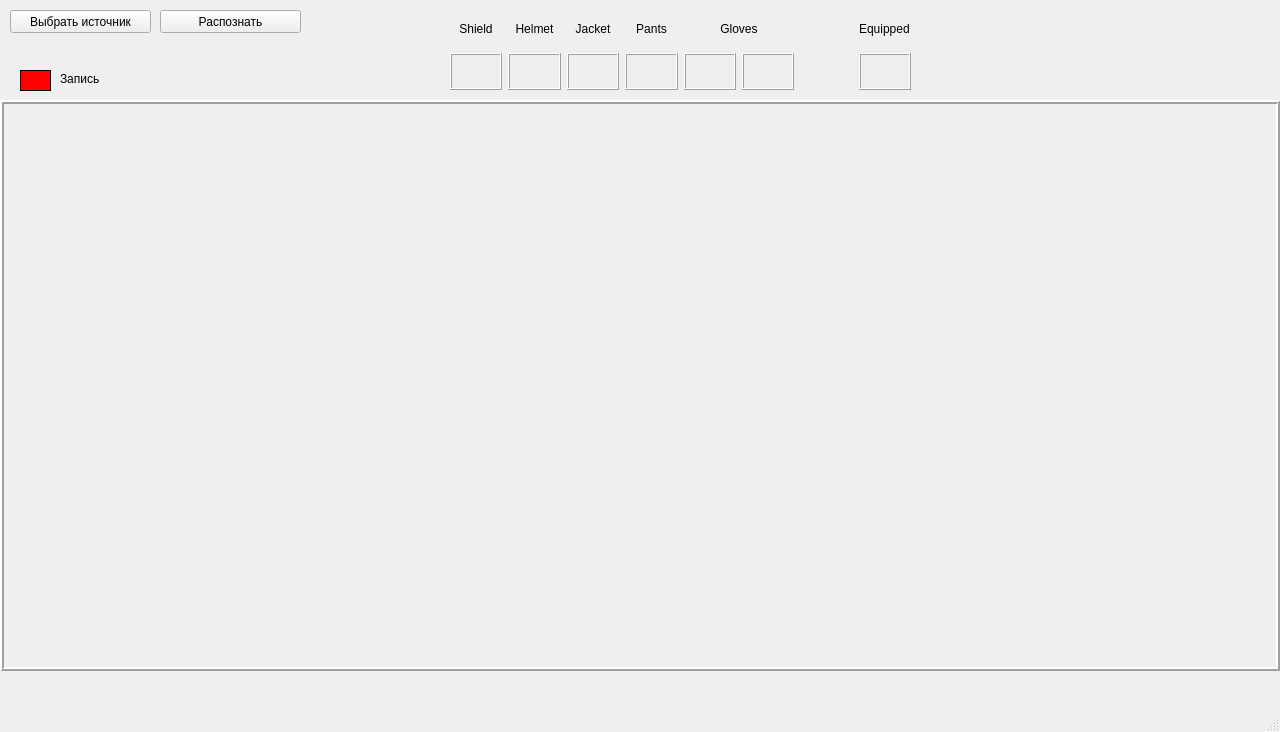
<?xml version="1.0" encoding="UTF-8"?>
<ui version="4.0">
 <class>mainWindow</class>
 <widget class="QMainWindow" name="mainWindow">
  <property name="geometry">
   <rect>
    <x>0</x>
    <y>0</y>
    <width>1280</width>
    <height>732</height>
   </rect>
  </property>
  <property name="windowTitle">
   <string>MainWindow</string>
  </property>
  <widget class="QWidget" name="centralwidget">
   <widget class="QLabel" name="screen">
    <property name="geometry">
     <rect>
      <x>0</x>
      <y>100</y>
      <width>1280</width>
      <height>571</height>
     </rect>
    </property>
    <property name="frameShape">
     <enum>QFrame::Box</enum>
    </property>
    <property name="frameShadow">
     <enum>QFrame::Raised</enum>
    </property>
    <property name="lineWidth">
     <number>2</number>
    </property>
    <property name="text">
     <string/>
    </property>
   </widget>
   <widget class="QPushButton" name="choose_stream_button">
    <property name="geometry">
     <rect>
      <x>10</x>
      <y>10</y>
      <width>141</width>
      <height>23</height>
     </rect>
    </property>
    <property name="text">
     <string>Выбрать источник</string>
    </property>
   </widget>
   <widget class="QWidget" name="gridLayoutWidget">
    <property name="geometry">
     <rect>
      <x>450</x>
      <y>10</y>
      <width>461</width>
      <height>80</height>
     </rect>
    </property>
    <layout class="QGridLayout" name="gridLayout">
     <item row="1" column="3">
      <widget class="QLabel" name="lamp_pants">
       <property name="frameShape">
        <enum>QFrame::Box</enum>
       </property>
       <property name="frameShadow">
        <enum>QFrame::Raised</enum>
       </property>
       <property name="lineWidth">
        <number>1</number>
       </property>
       <property name="text">
        <string/>
       </property>
      </widget>
     </item>
     <item row="1" column="2">
      <widget class="QLabel" name="lamp_jacket">
       <property name="frameShape">
        <enum>QFrame::Box</enum>
       </property>
       <property name="frameShadow">
        <enum>QFrame::Raised</enum>
       </property>
       <property name="lineWidth">
        <number>1</number>
       </property>
       <property name="text">
        <string/>
       </property>
      </widget>
     </item>
     <item row="1" column="4">
      <widget class="QLabel" name="lamp_glove1">
       <property name="frameShape">
        <enum>QFrame::Box</enum>
       </property>
       <property name="frameShadow">
        <enum>QFrame::Raised</enum>
       </property>
       <property name="lineWidth">
        <number>1</number>
       </property>
       <property name="text">
        <string/>
       </property>
      </widget>
     </item>
     <item row="1" column="0">
      <widget class="QLabel" name="lamp_shield">
       <property name="frameShape">
        <enum>QFrame::Box</enum>
       </property>
       <property name="frameShadow">
        <enum>QFrame::Raised</enum>
       </property>
       <property name="lineWidth">
        <number>1</number>
       </property>
       <property name="text">
        <string/>
       </property>
      </widget>
     </item>
     <item row="0" column="0">
      <widget class="QLabel" name="label_shield">
       <property name="text">
        <string>Shield</string>
       </property>
       <property name="alignment">
        <set>Qt::AlignCenter</set>
       </property>
      </widget>
     </item>
     <item row="0" column="2">
      <widget class="QLabel" name="label_jacket">
       <property name="text">
        <string>Jacket</string>
       </property>
       <property name="alignment">
        <set>Qt::AlignCenter</set>
       </property>
      </widget>
     </item>
     <item row="0" column="6">
      <widget class="QLabel" name="label_empty">
       <property name="text">
        <string/>
       </property>
      </widget>
     </item>
     <item row="0" column="3">
      <widget class="QLabel" name="label_pants">
       <property name="text">
        <string>Pants</string>
       </property>
       <property name="alignment">
        <set>Qt::AlignCenter</set>
       </property>
      </widget>
     </item>
     <item row="1" column="7">
      <widget class="QLabel" name="lamp_equipped">
       <property name="frameShape">
        <enum>QFrame::Box</enum>
       </property>
       <property name="frameShadow">
        <enum>QFrame::Raised</enum>
       </property>
       <property name="lineWidth">
        <number>1</number>
       </property>
       <property name="text">
        <string/>
       </property>
      </widget>
     </item>
     <item row="0" column="1">
      <widget class="QLabel" name="label_helmet">
       <property name="text">
        <string>Helmet</string>
       </property>
       <property name="alignment">
        <set>Qt::AlignCenter</set>
       </property>
      </widget>
     </item>
     <item row="1" column="1">
      <widget class="QLabel" name="lamp_helmet">
       <property name="frameShape">
        <enum>QFrame::Box</enum>
       </property>
       <property name="frameShadow">
        <enum>QFrame::Raised</enum>
       </property>
       <property name="lineWidth">
        <number>1</number>
       </property>
       <property name="text">
        <string/>
       </property>
      </widget>
     </item>
     <item row="0" column="7">
      <widget class="QLabel" name="label_equipped">
       <property name="text">
        <string>Equipped</string>
       </property>
      </widget>
     </item>
     <item row="1" column="5">
      <widget class="QLabel" name="lamp_glove2">
       <property name="frameShape">
        <enum>QFrame::Box</enum>
       </property>
       <property name="frameShadow">
        <enum>QFrame::Raised</enum>
       </property>
       <property name="lineWidth">
        <number>1</number>
       </property>
       <property name="text">
        <string/>
       </property>
      </widget>
     </item>
     <item row="0" column="4" colspan="2">
      <widget class="QLabel" name="label_gloves">
       <property name="text">
        <string>Gloves</string>
       </property>
       <property name="alignment">
        <set>Qt::AlignCenter</set>
       </property>
      </widget>
     </item>
    </layout>
   </widget>
   <widget class="QPushButton" name="shoot_button">
    <property name="geometry">
     <rect>
      <x>160</x>
      <y>10</y>
      <width>141</width>
      <height>23</height>
     </rect>
    </property>
    <property name="text">
     <string>Распознать</string>
    </property>
   </widget>
   <widget class="QLabel" name="lamp_record">
    <property name="geometry">
     <rect>
      <x>20</x>
      <y>70</y>
      <width>31</width>
      <height>21</height>
     </rect>
    </property>
    <property name="styleSheet">
     <string notr="true">background-color: red;border: 1px solid black;</string>
    </property>
    <property name="frameShape">
     <enum>QFrame::Box</enum>
    </property>
    <property name="frameShadow">
     <enum>QFrame::Raised</enum>
    </property>
    <property name="lineWidth">
     <number>1</number>
    </property>
    <property name="text">
     <string/>
    </property>
   </widget>
   <widget class="QLabel" name="label_record">
    <property name="geometry">
     <rect>
      <x>60</x>
      <y>70</y>
      <width>67</width>
      <height>17</height>
     </rect>
    </property>
    <property name="text">
     <string>Запись</string>
    </property>
   </widget>
  </widget>
  <widget class="QMenuBar" name="menubar">
   <property name="geometry">
    <rect>
     <x>0</x>
     <y>0</y>
     <width>1280</width>
     <height>22</height>
    </rect>
   </property>
  </widget>
  <widget class="QStatusBar" name="statusbar"/>
 </widget>
 <resources/>
 <connections/>
</ui>
